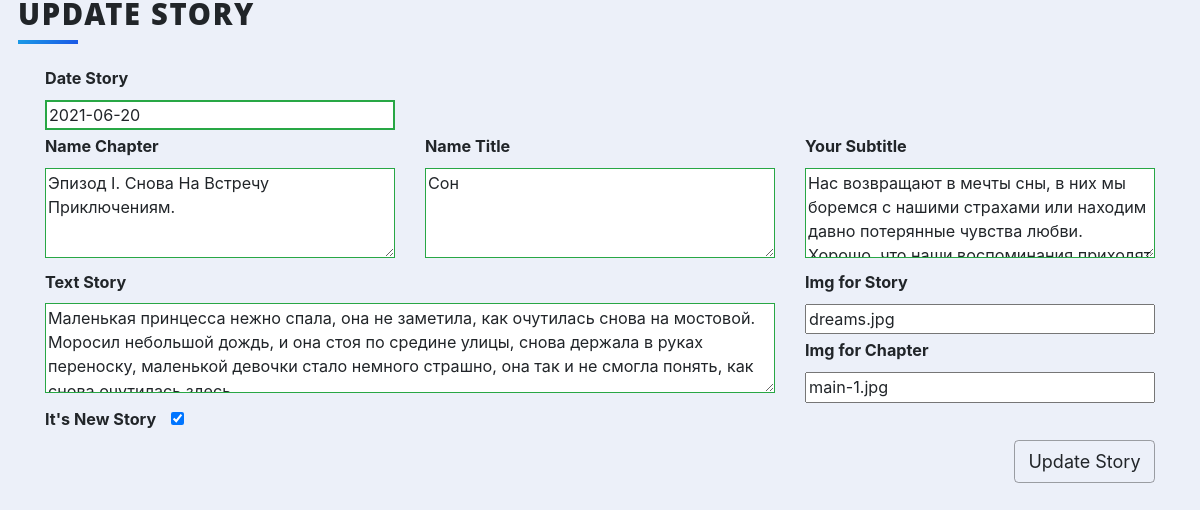
/update_story?id=6, run on an earlier commit of the app's database.
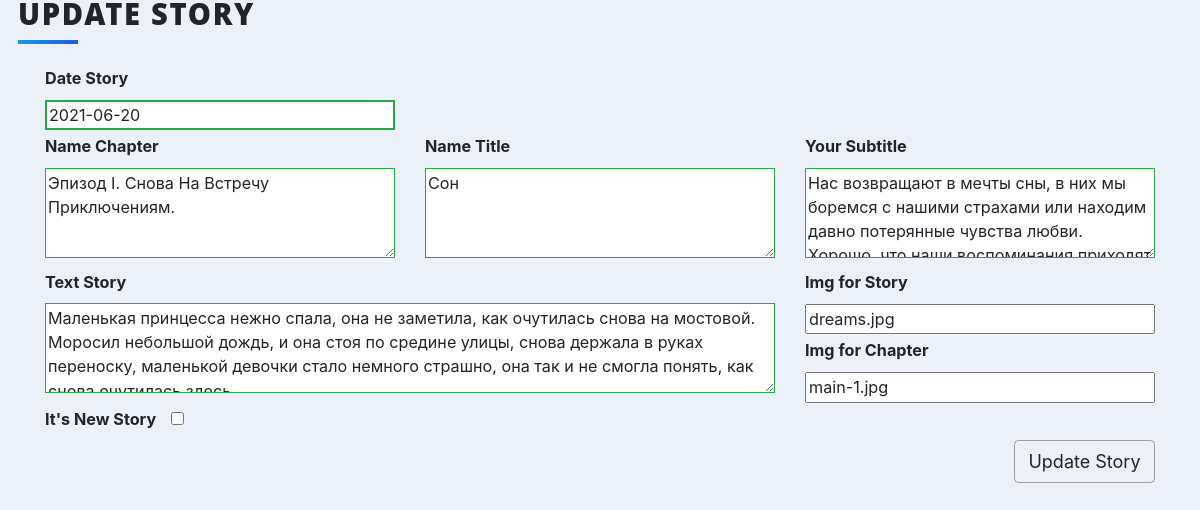
And on a later commit of the database.
### main.py (models this page shows)
class Stories(db.Model):
    id = db.Column(db.Integer, primary_key=True)
    date = db.Column(db.String(10), nullable=False)
    title = db.Column(db.String(250), nullable=False)
    chapter = db.Column(db.String(250), nullable=False)
    subtitle = db.Column(db.String(250), nullable=False)
    body = db.Column(db.String, nullable=False)
    img = db.Column(db.String)
    main_img = db.Column(db.String)
    new_story = db.Column(db.Boolean)

### main.py (the view, shortened to what this page needs)
@app.route('/update_story', methods=['GET', 'POST'])
def update_story():
    form = FormatStories()
    id = request.args.get('id')
    story = Stories.query.get(id)
    button = "Update Story"
    if request.method == "GET":
        form.date.data = story.date
        form.title.data = story.title
        form.chapter.data = story.chapter
        form.subtitle.data = story.subtitle
        form.body.data = story.body
        form.img.data = story.img
        form.main_img.data = story.main_img
        form.new_story.data = story.new_story
    return render_template('add_stories_admin.html', form=form, button=button, function='update_story', id=id)

### main.py
class FormatStories(FlaskForm):
    date = StringField("Date Story", validators=[DataRequired(message=""), Length(min=10, max=10, message="")])
    chapter = TextAreaField("Name Chapter", validators=[DataRequired(message=""), Length(max=250, message="")])
    title = TextAreaField("Name Title", validators=[DataRequired(message=""), Length(max=250, message="")])
    subtitle = TextAreaField("Your Subtitle", validators=[DataRequired(message=""), Length(max=250, message="")])
    body = TextAreaField("Text Story", validators=[DataRequired(message="")])
    img = StringField("Img for Story")
    main_img = StringField("Img for Chapter")
    new_story = BooleanField("It's New Story")
    submit = SubmitField("Add Story")

### templates/add_stories_admin.html (shortened to what this page needs)
{% extends 'bootstrap/base.html' %}
{% import 'bootstrap/wtf.html' as wtf %}
{% block styles %}
  {{ super() }}
 <link rel="stylesheet" href="{{ url_for('static', filename='css-cleanBlog/styles.css') }}">
  <link rel="stylesheet" href="{{ url_for('static', filename='css-cleanBlog/styles-admin.css') }}">
{% endblock %}
{% block content %}
<div class="content">
    <h1 class="heading">{{ button }}</h1>
    <form action="{{ url_for(function, id=id) }}" method="post" role="form" class="was-validate" novalidate>
        <div class="container">
          <div class="row">
            <div class="col-6 col-md-4">
                {{ form.date.label }}
                {{ form.date(placeholder="yyyy-mm-dd") }}
            </div>
            <div class="col-md-8"></div>
          </div>
          <div class="row">
            <div class="col-6 col-md-4">
                {{ form.chapter.label }}
                {{ form.chapter }}
            </div>
            <div class="col-6 col-md-4">
                {{ form.title.label }}
                {{ form.title }}
            </div>
            <div class="col-6 col-md-4">
                {{ form.subtitle.label }}
                {{ form.subtitle }}
            </div>
          </div>
          <div class="row">
            <div class="col-8 col-md-8">
                {{ form.body.label }}
                {{ form.body }}
            </div>
            <div class="col-4 col-md-4">
                <div>{{ form.img.label }}</div> <div>{{ form.img(placeholder="name.(jpg, png)") }}</div>
                <div>{{ form.main_img.label }}</div> <div>{{ form.main_img(placeholder="name.(jpg, png)") }}</div>
            </div>
          </div>
          <div class="row">
              <div class="col-6 col-md-4"><div>{{ form.new_story.label }}<span>{{ form.new_story }}</span></div></div>
            <div class="col-6 col-md-4"></div>
            <div class="col-6 col-md-4"> </div>
          </div>
            {{ form.submit(value=button) }}
        </div>
    </form>
</div>
{% endblock %}

What changed in the data, as far as the page shows it:
changed Stories "Эпизод I. Снова На Встречу Приключениям.": new_story "☑" → "☐"
